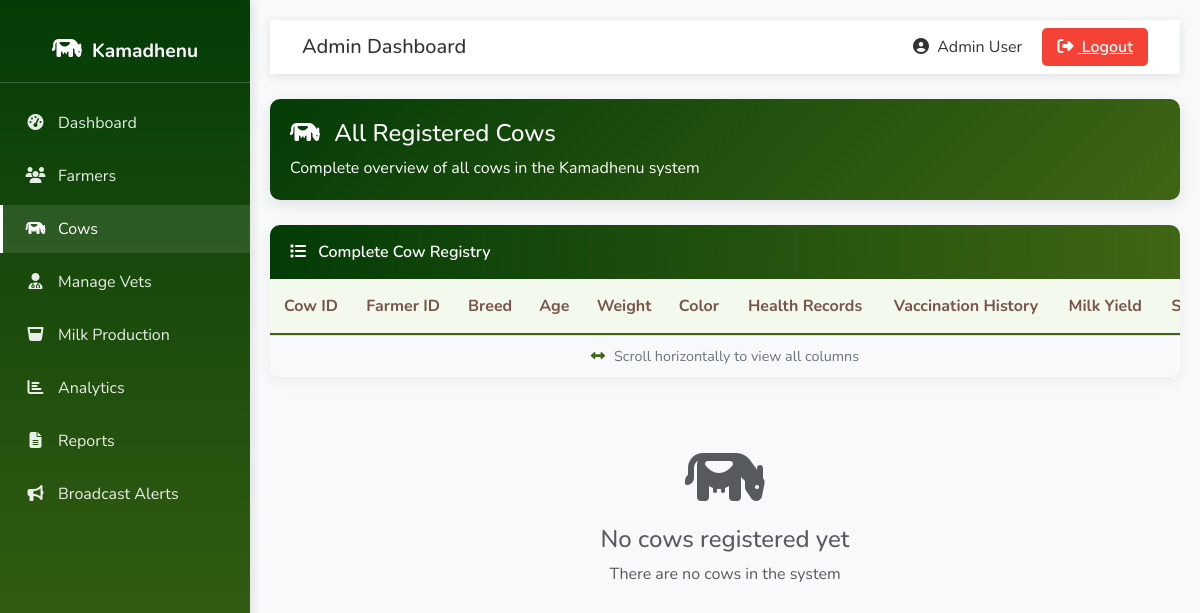
Page /admin/cows (signed in) on the earlier database version.
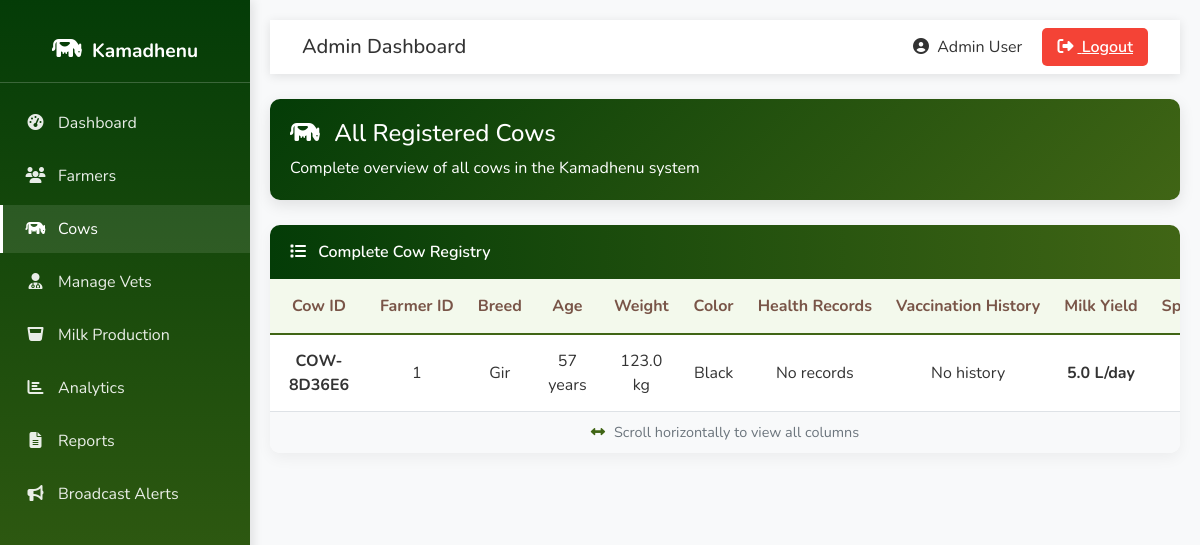
Same page on the later database version.
### tables this page shows
CREATE TABLE cows (
            cow_id TEXT PRIMARY KEY,
            farmer_id INTEGER,
            cattle_type TEXT NOT NULL,
            breed TEXT,
            date_of_birth DATE,  -- NEW: Date of birth
            age INTEGER,
            weight REAL,
            color TEXT,
            health_records TEXT,
            vaccination_history TEXT,
            milk_yield REAL,
            special_notes TEXT,
            photo TEXT,
            muzzle_id TEXT,
            muzzle_photo TEXT,
            father_id TEXT,
            mother_id TEXT,
            insurance_by TEXT,  -- NEW: Insurance company name
            insurance_policy_number TEXT,  -- NEW: Policy number
            insurance_valid_upto DATE,  -- NEW: Insurance expiry date
            created_at TIMESTAMP DEFAULT CURRENT_TIMESTAMP,
            FOREIGN KEY (farmer_id) REFERENCES farmers(farmer_id),
            FOREIGN KEY (father_id) REFERENCES cows(cow_id),
            FOREIGN KEY (mother_id) REFERENCES cows(cow_id)
        );

### app.py (the view)
@app.route('/admin/cows')
def admin_cows():
    if "admin" not in session:
        return redirect(url_for("admin_login"))
    conn = get_db()
    cursor = conn.cursor()
    cursor.execute("SELECT cow_id, breed, age, weight, color, health_records, vaccination_history, milk_yield, special_notes, farmer_id, photo,created_at FROM cows")
    cows = cursor.fetchall()
    conn.close()
    return render_template('admin_cows.html', cows=cows)

### app.py (called while the page is built)
def get_db():
    conn = sqlite3.connect(DB_NAME)
    conn.row_factory = sqlite3.Row
    return conn

@app.context_processor
def inject_lang():
    return {'current_lang': session.get('language', 'en')}

### templates/admin_cows.html (shortened to what this page needs)
<!DOCTYPE html>
<html lang="en">
<head>
    <link rel="stylesheet" href="https://cdn.jsdelivr.net/npm/bootstrap@5.3.0/dist/css/bootstrap.min.css">
    <link rel="stylesheet" href="https://cdnjs.cloudflare.com/ajax/libs/font-awesome/6.4.0/css/all.min.css">
</head>
<body>
    <div class="sidebar">
        <div class="sidebar-brand">
            <i class="fas fa-cow"></i><span>Kamadhenu</span>
        </div>
        <ul class="sidebar-nav">
            <li><a href="{{ url_for('admin_dashboard') }}" ><i class="fas fa-tachometer-alt"></i><span>Dashboard</span></a></li>
            <li><a href="{{ url_for('admin_farmers') }}"><i class="fas fa-users"></i><span>Farmers</span></a></li>
            <li><a href="{{ url_for('admin_cows') }}" class="active"><i class="fas fa-cow"></i><span>Cows</span></a></li>
            <li><a href="{{ url_for('manage_vets') }}"><i class="fas fa-user-md"></i><span>Manage Vets</span></a></li>
            <li><a href="{{ url_for('admin_milk_production') }}"><i class="fas fa-glass-whiskey"></i><span>Milk Production</span></a></li>
            <li><a href="{{ url_for('admin_analytics') }}"><i class="fas fa-chart-bar"></i><span>Analytics</span></a></li>
            <li><a href="{{ url_for('admin_reports') }}"><i class="fas fa-file-alt"></i><span>Reports</span></a></li>
             <li><a href="{{ url_for('admin_broadcast') }}"><i class="fas fa-bullhorn"></i><span>Broadcast Alerts</span></a></li>
        </ul>
    </div>
    <div class="main-content">
        <nav class="navbar navbar-expand-lg navbar-light">
            <div class="container-fluid">
                <h5 class="mb-0">Admin Dashboard</h5>
                <div>
                    <span class="me-3"><i class="fas fa-user-circle me-1"></i> Admin User</span>
                    <a href="{{ url_for('admin_logout') }}" class="btn-logout"><i class="fas fa-sign-out-alt me-1"></i> Logout</a>
                </div>
            </div>
        </nav>
        <div class="welcome-card">
            <h4><i class="fas fa-cow me-2"></i> All Registered Cows</h4>
            <p class="mb-0">Complete overview of all cows in the Kamadhenu system</p>
        </div>
        <div class="table-container">
            <div class="table-header">
                <i class="fas fa-list me-2"></i> Complete Cow Registry
            </div>
            <div style="overflow-x: auto;">
                <table class="cows-table">
                    <thead>
                        <tr>
                            <th>Cow ID</th>
                            <th>Farmer ID</th>
                            <th>Breed</th>
                            <th>Age</th>
                            <th>Weight</th>
                            <th>Color</th>
                            <th>Health Records</th>
                            <th>Vaccination History</th>
                            <th>Milk Yield</th>
                            <th>Special Notes</th>
                        </tr>
                    </thead>
                    <tbody>
                        {% for cow in cows %}
                        <tr>
                            <td><strong>{{ cow['cow_id'] }}</strong></td>
                            <td>{{ cow['farmer_id'] }}</td>
                            <td>{{ cow['breed'] }}</td>
                            <td>{{ cow['age'] }} years</td>
                            <td>{{ cow['weight'] }} kg</td>
                            <td>{{ cow['color'] }}</td>
                            <td>{{ cow['health_records'] or 'No records' }}</td>
                            <td>{{ cow['vaccination_history'] or 'No history' }}</td>
                            <td><strong>{{ cow['milk_yield'] }} L/day</strong></td>
                            <td>{{ cow['special_notes'] or 'None' }}</td>
                        </tr>
                        {% endfor %}
                    </tbody>
                </table>
            </div>
            <div class="scroll-info">
                <i class="fas fa-arrows-alt-h"></i> Scroll horizontally to view all columns
            </div>
        </div>
        {% if not cows %}
        <div class="text-center py-5">
            <i class="fas fa-cow text-muted" style="font-size: 4rem;"></i>
            <h4 class="mt-3 text-muted">No cows registered yet</h4>
            <p class="text-muted">There are no cows in the system</p>
        </div>
        {% endif %}
    </div>
</body>
</html>

### templates/admin_cows.html (style rules this page uses)
:root { --primary-green: #043c07; --light-green: #0e5510; --pastoral-green: #406515; --cream: #fff9e6; --brown: #795548; --light-brown: #a98274; }
body { font-family: 'Nunito', sans-serif; background-color: #f8f9fa; color: #333; margin: 0; padding: 0; }
.sidebar { background: linear-gradient(to bottom, var(--primary-green), var(--pastoral-green)); color: white; height: 100vh; position: fixed; top: 0; left: 0; width: 250px; padding-top: 20px; box-shadow: 3px 0 10px rgba(0, 0, 0, 0.1); z-index: 1000; }
.sidebar-brand { padding: 1rem 1.5rem; font-size: 1.2rem; font-weight: 700; text-align: center; border-bottom: 1px solid rgba(255, 255, 255, 0.2); margin-bottom: 1rem; }
.sidebar-brand i { font-size: 1.5rem; margin-right: 10px; }
.sidebar-nav { list-style: none; padding: 0; margin: 0; }
.sidebar-nav li { margin-bottom: 5px; }
.sidebar-nav a { color: rgba(255, 255, 255, 0.9); text-decoration: none; padding: 12px 20px; display: block; transition: all 0.3s; border-left: 3px solid transparent; }
.sidebar-nav a:hover, .sidebar-nav a.active { background-color: rgba(255, 255, 255, 0.1); color: white; border-left: 3px solid white; }
.sidebar-nav i { width: 25px; text-align: center; margin-right: 10px; }
.main-content { margin-left: 250px; padding: 20px; }
.navbar { background-color: white; box-shadow: 0 2px 10px rgba(0, 0, 0, 0.1); padding: 15px 20px; margin-bottom: 25px; }
.welcome-card { background: linear-gradient(135deg, var(--primary-green), var(--pastoral-green)); color: white; border-radius: 10px; padding: 20px; margin-bottom: 25px; box-shadow: 0 5px 15px rgba(0, 0, 0, 0.1); }
.table-container { background: white; border-radius: 10px; box-shadow: 0 5px 15px rgba(0, 0, 0, 0.05); overflow: hidden; margin-bottom: 20px; }
.table-header { background: linear-gradient(to right, var(--primary-green), var(--pastoral-green)); color: white; padding: 15px 20px; font-weight: 600; }
.cows-table { width: 100%; border-collapse: collapse; min-width: 1200px; }
.cows-table th { background-color: rgba(139, 195, 74, 0.1); color: var(--brown); font-weight: 700; padding: 15px 12px; text-align: center; border-bottom: 2px solid var(--pastoral-green); white-space: nowrap; }
.cows-table td { padding: 12px 10px; border-bottom: 1px solid #eee; text-align: center; vertical-align: middle; }
.cows-table tr:last-child td { border-bottom: none; }
.btn-logout { background-color: #f44336; border: none; color: white; padding: 8px 15px; border-radius: 5px; font-weight: 600; transition: all 0.3s; }
.scroll-info { background-color: #f8f9fa; padding: 10px 15px; border-top: 1px solid #dee2e6; font-size: 0.9rem; color: #6c757d; text-align: center; }
.scroll-info i { margin-right: 5px; color: var(--pastoral-green); }
body { top: 0 !important; }
body { top: 0px !important; position: static !important; }

Differences in the rows shown:
added cows: cow_id "COW-8D36E6", farmer_id "1", breed "Gir", age "57", weight "123.0", color "Black", health_records "No records", vaccination_history "No history", milk_yield "5.0"
Other differences:
text no longer shown: "No cows registered yet There are no cows in the system"
